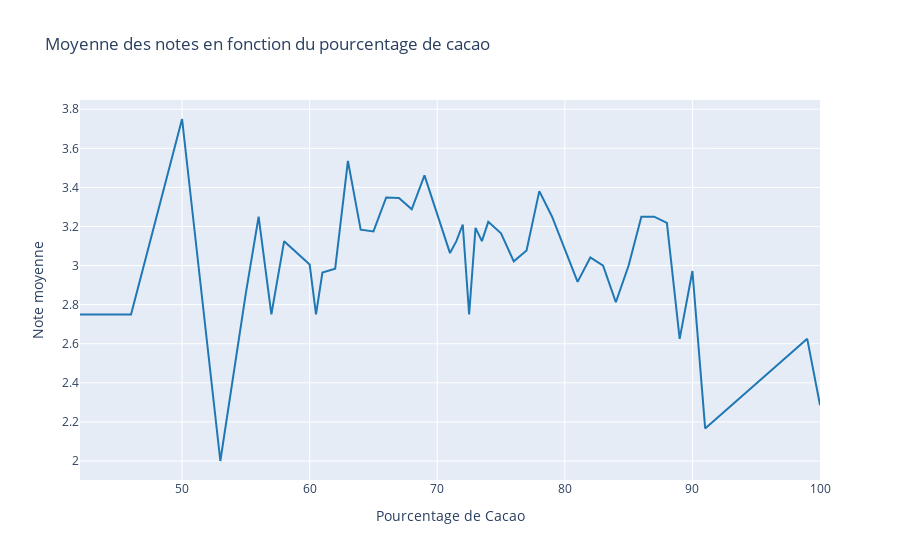

The cell this chart's notebook holds for it:
### Code cell
import pandas as pd
import plotly.express as px

# Supposons que vous ayez un DataFrame avec vos données
# df = pd.read_csv("votre_fichier.csv")

# Calculer la moyenne des notes par pourcentage de cacao
average_rating = dataframe.groupby('cocoa_percent')['rating'].mean().reset_index()

# Créer le graphique linéaire avec Plotly Express
fig = px.line(average_rating, x='cocoa_percent', y='rating', title='Moyenne des notes en fonction du pourcentage de cacao',
               labels={'cocoa_percent': 'Pourcentage de Cacao', 'rating': 'Note moyenne'})

# Personnaliser l'apparence
fig.update_traces(line=dict(color='rgb(31, 119, 180)', width=2))

# Afficher le graphique linéaire
fig.show()

### Figure 1 — Plotly figure (JSON) as saved in the notebook; plotly's stock layout.template omitted (floating-point values rounded to 4 significant figures)
{"data": [{"hovertemplate": "Pourcentage de Cacao=%{x}<br>Note moyenne=%{y}<extra></extra>", "legendgroup": "", "line": {"color": "rgb(31, 119, 180)", "dash": "solid", "width": 2}, "marker": {"symbol": "circle"}, "mode": "lines", "name": "", "orientation": "v", "showlegend": false, "type": "scatter", "x": [42, 46, 50, 53, 55, 56, 57, 58, 60, 60.5, 61, 62, 63, 64, 65, 66, 67, 68, 69, 70, 71, 71.5, 72, 72.5, 73, 73.5, 74, 75, 76, 77, 78, 79, 80, 81, 82, 83, 84, 85, 86, 87, 88, 89, 90, 91, 99, 100], "xaxis": "x", "y": [2.75, 2.75, 3.75, 2, 2.859, 3.25, 2.75, 3.125, 3.005, 2.75, 2.964, 2.984, 3.536, 3.184, 3.175, 3.348, 3.346, 3.288, 3.462, 3.263, 3.064, 3.125, 3.21, 2.75, 3.193, 3.125, 3.224, 3.165, 3.021, 3.077, 3.381, 3.25, 3.084, 2.917, 3.042, 3, 2.812, 3, 3.25, 3.25, 3.219, 2.625, 2.972, 2.167, 2.625, 2.286], "yaxis": "y"}], "layout": {"legend": {"tracegroupgap": 0}, "title": {"text": "Moyenne des notes en fonction du pourcentage de cacao"}, "xaxis": {"anchor": "y", "domain": [0, 1], "title": {"text": "Pourcentage de Cacao"}}, "yaxis": {"anchor": "x", "domain": [0, 1], "title": {"text": "Note moyenne"}}}}
